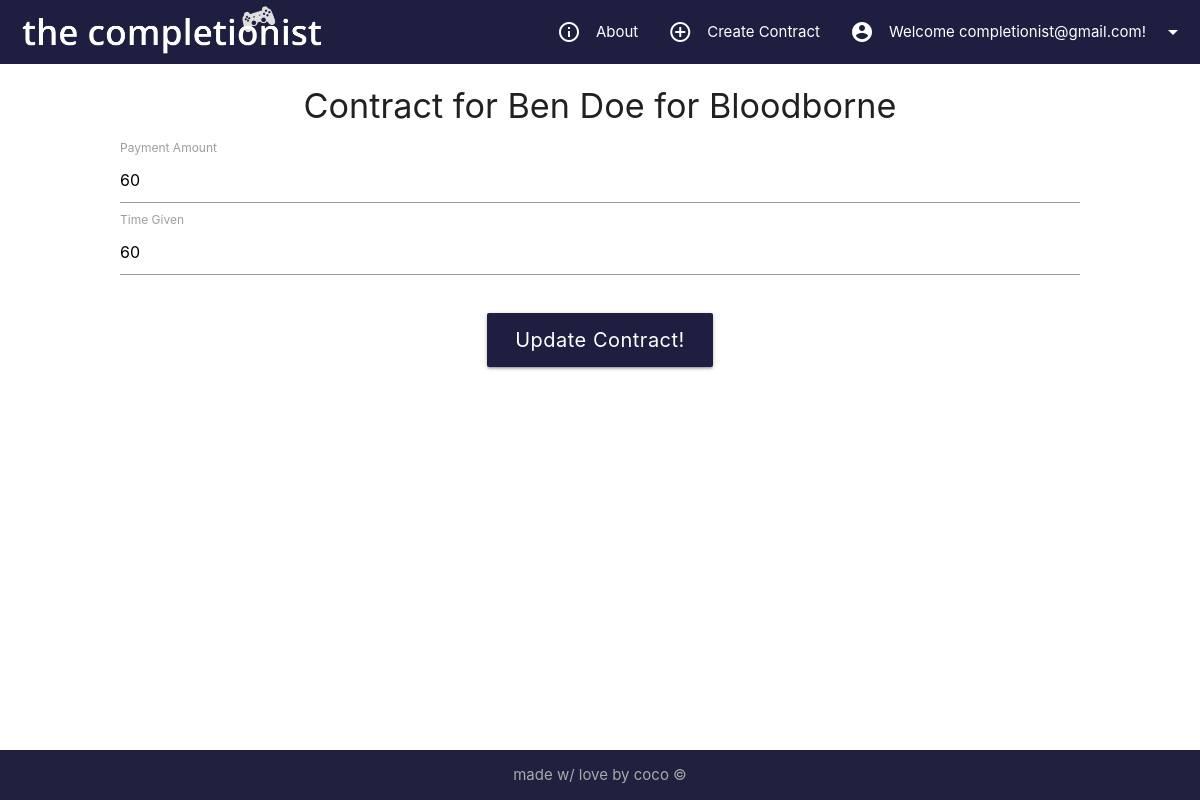
The app's page /view/updatecontract.php?ContractID=134 (signed in) with its own data.
### tables this page shows
CREATE TABLE `contract` (
  `ContractID` int(20) UNSIGNED NOT NULL,
  `Date` varchar(10) NOT NULL,
  `PaymentAmount` int(5) NOT NULL,
  `TimeGiven` varchar(10) NOT NULL,
  `Status` varchar(30) NOT NULL,
  `GameID` int(20) UNSIGNED NOT NULL,
  `UserID` int(20) UNSIGNED NOT NULL
);

CREATE TABLE `users` (
  `UserID` int(20) UNSIGNED NOT NULL,
  `Password` varchar(30) NOT NULL,
  `FirstName` varchar(50) NOT NULL,
  `LastName` varchar(50) NOT NULL,
  `Email` varchar(50) NOT NULL,
  `Country` varchar(30) NOT NULL,
  `PSNID` varchar(50) DEFAULT NULL,
  `SteamID` varchar(50) DEFAULT NULL,
  `XboxID` varchar(50) DEFAULT NULL,
  `Role` varchar(20) NOT NULL
);

CREATE TABLE `games` (
  `GameID` int(20) UNSIGNED NOT NULL,
  `GameTitle` varchar(30) NOT NULL,
  `DateReleased` date NOT NULL,
  `GamePlatform` varchar(10) NOT NULL,
  `Cover` varchar(100) DEFAULT NULL
);

### view/UpdateContract.php (the view, shortened to what this page needs)
	<?php
	include '../model/db.php';
	include 'header.php';
	include 'navigation.php';
	?>
	<?php
	$getquery = '
	SELECT * FROM contract
	inner join users on contract.UserID = users.UserID
	inner join games on contract.GameID = games.GameID
	-- inner join contractstatus on contract.ContractID = contractstatus.ContractID
	-- where contract.ContractID = "132"
	where contract.ContractID = ' . $_GET['ContractID'] . '
	';
	$stmt = $conn->prepare($getquery);
	$stmt->execute();
	$getresult = $stmt->fetch(PDO::FETCH_ASSOC);
	?>
	<?php
	echo'
	<form name="update" id="updatecontract" class="contract" action="../controller/update_process.php?ContractID=' . $_GET['ContractID'] . '" method="post">
	<h4 class="center">Contract for ' . $getresult['FirstName'] . ' ' . $getresult['LastName'] . '
	for ' . $getresult['GameTitle'] . '</h4>
  <div class="input-field col s12">
	<select id="Status" name="Status">
	<option selected>' . $getresult['Status'] . '</option>
	<option disabled></option>
	<option>Awaiting Confirmation</option>
	<option>Payment Recieved</option>
	<option>In Progress</option>
	<option>Completed</option>
	</select>
</div>
	<label>Payment Amount</label>
	<input value="' . $getresult['PaymentAmount'] . '" type="text" name="PaymentAmount" placeholder="Payment Amount">
	<label>Time Given</label>
	<input value="' . $getresult['TimeGiven'] . '" type="text" name="TimeGiven" placeholder="Time Given">
	</form>
	<div class="submit">
	<button id="update" class="sub waves-effect waves-light btn-large" name="submit">Update Contract!</button>
	<div id="msg" class="message">
	<p>Successfully updated!</p>
	<p><a href="../view/requests.php">Return to contracts</a></p>
	</div>
      	</div>
	';
	?>
<?php
	include '../view/footer.php';
?>

### view/style.css (style rules this page uses)
.btn, .btn-large, .btn-large:hover, .btn:hover, .btn-large:focus, .btn-large:active, .waves-button-input, .datepicker-date-display, .datepicker-table td.is-selected { color: #fff; background-color: #1e1f40; }
.contract { width: 80%; margin: 10px auto; }
.submit { text-align: center; }
.submit .btn-large { font-size: 20px; text-transform: none; }
input::placeholder { color: #000 !important; }
body { display: flex; min-height: 100vh; flex-direction: column; }
.btn, .btn-large, .btn-large:hover, .btn:hover { margin-top: 20px; }

### records on screen
contract: UserID.FirstName "Ben", UserID.LastName "Doe", GameID.GameTitle "Bloodborne", PaymentAmount "60", TimeGiven "60"

### other values on screen
$email "completionist@gmail.com"
